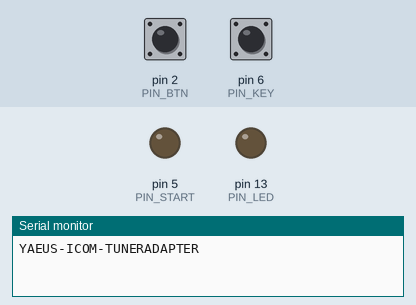
Recording of a sketch running on a simulated Arduino Uno, built with avr-gcc and run on an emulated ATmega328P. Parts: output pins drawn as LEDs (lit = HIGH), the last lines printed to the serial monitor. The test bench sets the inputs (shaded band); at power-on: pin 2 (PIN_BTN) LOW, pin 6 (PIN_KEY) LOW.

Above: at 1.2 s.
1.3 s: pin 2 (PIN_BTN) pulsed HIGH 2 times (0.12 s each, 0.3 s apart)
At 1.84 s:
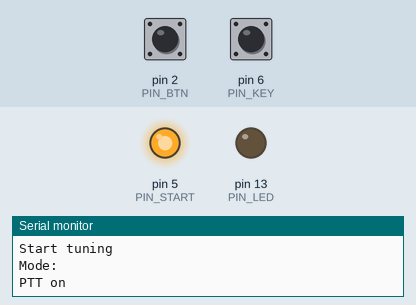
3.4 s: pin 6 (PIN_KEY) pulled HIGH for 0.15 s
At 4.4 s:
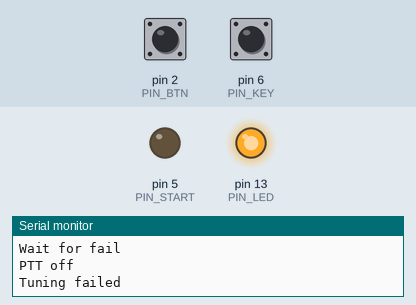
5.0 s: pin 2 (PIN_BTN) pulsed HIGH 5 times (0.12 s each, 0.3 s apart)
At 5.54 s:
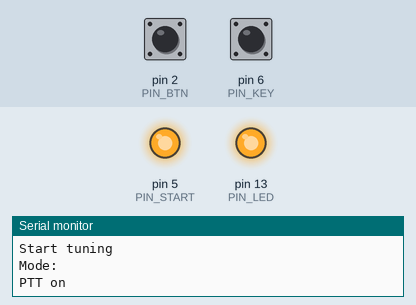
8.0 s: pin 6 (PIN_KEY) pulled HIGH for 1 s
At 8.9 s:
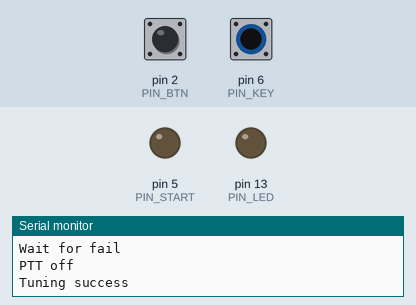
Timing chart, 0 to 11.0 s (numbered marks = the images above; inputs shaded):
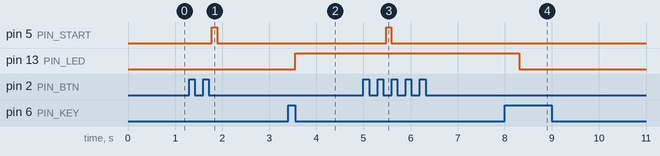

The sketch:

yaesu-icom-tuneradapter.ino
```cpp
// (licence header left out)
#include <Arduino.h>

#include <SoftwareSerial.h>
#include "buttonhw.h"

#define DEBUG_PRINT(x) Serial.print(x)
#define DEBUG_PRINTLN(x) Serial.println(x)

#define PIN_BTN 2
#define PIN_LED 13
#define PIN_START 5
#define PIN_KEY 6

#define PIN_CAT_RX 7
#define PIN_CAT_TX 8

#define CAT_BAUD 4800

typedef enum ProgramState {
  STATE_NONE = 0,
  STATE_IDLE = 1,
  STATE_START_TUNING = 2,
  STATE_WAIT_FOR_TUNER = 3,
  STATE_WAIT_FOR_FAIL = 4
}ProgramState_t;

SoftwareSerial SerialCAT(PIN_CAT_RX, PIN_CAT_TX);
ButtonHW ptt_button(PIN_BTN);
ProgramState_t current_state = STATE_NONE;

// Stores the Transceiver mode to recover it after tuning
String trx_mode = "";

void getTrxSettings() {
  // empy receive buffer
  while(SerialCAT.available()){
    SerialCAT.read();
  }

  SerialCAT.print("MD0;"); // get Mode
  delay(100);
  while(SerialCAT.available()){
    trx_mode = SerialCAT.readStringUntil(";");
  }
  DEBUG_PRINT("Mode: ");
  DEBUG_PRINTLN(trx_mode);


}

void restoreTrxSettings() {
  SerialCAT.print(trx_mode);
}

void setToTuningMode() {
  SerialCAT.print("MD03;"); // CW
  SerialCAT.print("PC010;"); // 10 W
}

void setPTTOn() {
  DEBUG_PRINTLN("PTT on");
  SerialCAT.print("TX1;");
}

void setPTTOff() {
  DEBUG_PRINTLN("PTT off");
  SerialCAT.print("TX0;");
}

void setup() {
  pinMode(PIN_BTN, INPUT);
  pinMode(PIN_START, OUTPUT);
  pinMode(PIN_KEY, INPUT);
  pinMode(PIN_LED, OUTPUT);

  Serial.begin(115200);
  while (!Serial) {
    ; // wait for serial port to connect. Needed for Native USB only
  }

  SerialCAT.begin(CAT_BAUD);

  current_state = STATE_IDLE;

  DEBUG_PRINTLN("YAEUS-ICOM-TUNERADAPTER");
}

void loop() {
  ptt_button.update();

  static bool button_pressed = false;
  static long timestamp = 0;

  switch(current_state) {
    case STATE_IDLE:
      if (ptt_button.isPressedEdge()) {
        button_pressed = true;
        timestamp = millis();
      }

      // When button is released, decide what to do
      // Short press -> tune
      // Long press (>500ms) -> set tuner to bypass
      if (ptt_button.isReleasedEdge() && button_pressed){
        button_pressed = false;
        long duration = millis() - timestamp;

        // Short press
        if (duration < 500) {
          DEBUG_PRINTLN("Start tuning");
          // Get and store current mode
          getTrxSettings();
          // Set to CW and 10 W
          setToTuningMode();

          // Ask tuner to start and transmit
          digitalWrite(PIN_START, HIGH);
          timestamp = millis();
          current_state = STATE_START_TUNING;
          setPTTOn();
          delay(100); // Delay next state to allow the tuner to react
        }
        else // Long press
        {
          DEBUG_PRINTLN("Resetting Tuner");
          digitalWrite(PIN_START, HIGH);
          delay(70); // 70 ms should indicate the tuner to bypass
          digitalWrite(PIN_START, LOW);
          current_state = STATE_IDLE;
        }
      }
      break;
    case STATE_START_TUNING:
      if (digitalRead(PIN_KEY) == LOW) {
        // Tuner has reacted, we can de-assert START
        DEBUG_PRINTLN("Wait for tuner");
        digitalWrite(PIN_START, LOW);
        current_state = STATE_WAIT_FOR_TUNER;
      }
      break;
    case STATE_WAIT_FOR_TUNER:
      if (digitalRead(PIN_KEY) == HIGH) {
        // Tuner has finished tuning, now we wait if it asserts the KEY
        // line again to indicate a failure
        DEBUG_PRINTLN("Wait for fail");
        setPTTOff();
        restoreTrxSettings();

        timestamp = millis();
        current_state = STATE_WAIT_FOR_FAIL;
      }
      break;
    case STATE_WAIT_FOR_FAIL:
      if (digitalRead(PIN_KEY) == LOW) {
        // Tuner has indicated a fail by pulling KEY line low again
        DEBUG_PRINTLN("Tuning failed");
        digitalWrite(PIN_LED, HIGH);
        current_state = STATE_IDLE;
        return;
      } else if (timestamp + 300 < millis()) {
        // Tuner didn't indicate a fail within the given time, should be ok
        current_state = STATE_IDLE;
        DEBUG_PRINTLN("Tuning success");
        digitalWrite(PIN_LED, LOW);
        return;
      }
      break;
    default:
      break;
  }
}
```

buttonhw.cpp
```cpp
// (licence header left out)
#include "buttonhw.h"

/**
 * @brief Helper class for handling button states
 *
 * @param pin
 */
ButtonHW::ButtonHW(uint32_t pin) : pin_(pin)
{
	pinMode(pin_, INPUT);
}

/**
 * @brief Update the button state
 *
 */
void ButtonHW::update()
{
	bool reading      = digitalRead(pin_);
	unsigned long currentTime = millis();
	stateChanged      = false;

	// If the switch changed, due to noise or pressing:
	if (reading != lastButtonState) {
		// reset the debouncing timer
		lastDebounceTime = currentTime;
	}

	if ((currentTime - lastDebounceTime) >= debounceDelay) {
		// if the button state has changed:
		if (reading != buttonState) {
			buttonState  = reading;
			stateChanged = true;
		}
	}
	lastButtonState = reading;
}

/**
 * @brief Return current state of the button
 *
 * @return bool True if button is pressed
 */
bool ButtonHW::isPressed()
{
	return !buttonState; // active low
}

/**
 * @brief Return current state of the button
 *
 * @return bool True if button is released
 */
bool ButtonHW::isReleased()
{
	return buttonState; // active low
}

/**
 * @brief Returns true if the button was just pressed (edge), not the current state
 * Button is active low
 *
 * @return bool
 */
bool ButtonHW::isPressedEdge()
{
	return isPressed() && stateChanged;
}

/**
 * @brief Returns true if the button was just released (edge), not the current state
 * Button is active low
 *
 * @return bool
 */
bool ButtonHW::isReleasedEdge()
{
	return isReleased() && stateChanged;
}
```

buttonhw.h
```cpp
// (licence header left out)
#pragma once

#include "Arduino.h"


class ButtonHW {
    public:
	ButtonHW(uint32_t pin);

	bool isPressed();
	bool isReleased();
	bool isPressedEdge();
	bool isReleasedEdge();
	void update();

    private:
	int pin_;
	bool buttonState;
	bool lastButtonState = LOW;
	bool stateChanged    = false;

	unsigned long lastDebounceTime =
		0; // the last time the output pin was toggled
	unsigned long debounceDelay =
		50; // the debounce time; increase if the output flickers
};
```

Measured:
- after the input at 1.3 s, pin 5 (PIN_START): LOW → HIGH after 0.48 s, → LOW 0.11 s later
- after the input at 3.4 s, pin 13 (PIN_LED): LOW → HIGH after 0.15 s
- after the input at 5.0 s, pin 5 (PIN_START): LOW → HIGH after 0.48 s, → LOW 0.11 s later
- after the input at 8.0 s, pin 13 (PIN_LED): HIGH → LOW after 0.31 s
